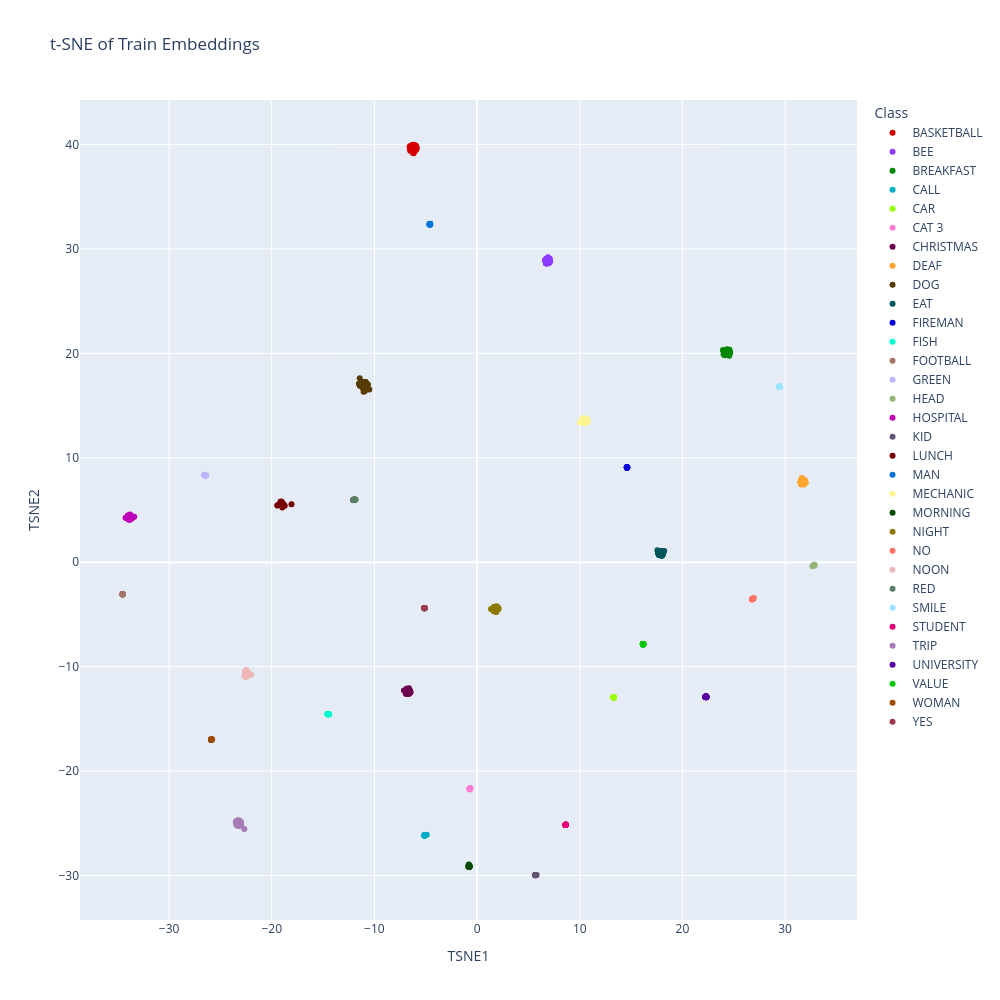

The code cell stored with this chart in its notebook:
### Code cell
embeddings = train["last_embeddings"]
labels = train["labels"]
id_to_label = train["id_to_label"]

class_names = [id_to_label[label] for label in labels]

tsne = TSNE(
    n_components=2,
    perplexity=30,
    learning_rate="auto",
    init="pca",
    random_state=42
)

embeddings_2d = tsne.fit_transform(embeddings)

df = pd.DataFrame({
    "TSNE1": embeddings_2d[:, 0],
    "TSNE2": embeddings_2d[:, 1],
    "Class": class_names
})

palette_32 = cc.glasbey[:32]

fig = px.scatter(
    df,
    x="TSNE1",
    y="TSNE2",
    color="Class",
    title="t-SNE of Train Embeddings",
    width=1000,
    height=1000,
    color_discrete_sequence=palette_32
)

fig.show()

### Figure 1 — Plotly figure (JSON) as saved in the notebook; plotly's stock layout.template omitted (floating-point values rounded to 4 significant figures)
{"data": [{"hovertemplate": "Class=BASKETBALL<br>TSNE1=%{x}<br>TSNE2=%{y}<extra></extra>", "legendgroup": "BASKETBALL", "marker": {"color": "#d60000", "symbol": "circle"}, "mode": "markers", "name": "BASKETBALL", "orientation": "v", "showlegend": true, "type": "scatter", "x": [-5.98, -6.574, -6.174, -6.072, -6.457, -6.525, -6.51, -5.935, -5.927, -6.024, -6.091, -6.513, -6.456, -6.244, -5.94, -6.297, -6.076, -6.191, -6.008, -6.221, -6.236, -6.461, -6.115, -5.903, -5.927, -6.474, -6.506, -6.421, -5.905, -6.529], "xaxis": "x", "y": [39.46, 39.78, 39.16, 39.95, 39.51, 39.57, 39.74, 39.85, 39.55, 39.46, 39.9, 39.4, 39.88, 39.97, 39.54, 39.95, 39.38, 39.96, 39.88, 39.19, 39.2, 39.85, 39.94, 39.72, 39.57, 39.48, 39.57, 39.43, 39.64, 39.78], "yaxis": "y"}, {"hovertemplate": "Class=BEE<br>TSNE1=%{x}<br>TSNE2=%{y}<extra></extra>", "legendgroup": "BEE", "marker": {"color": "#8c3bff", "symbol": "circle"}, "mode": "markers", "name": "BEE", "orientation": "v", "showlegend": true, "type": "scatter", "x": [6.946, 6.656, 6.746, 7.02, 6.721, 7.081, 6.617, 6.895, 6.767, 6.796, 6.63, 7.03, 6.797, 6.654, 6.973, 7.122, 6.721, 7.057, 7.075, 6.766, 6.896, 7.0, 6.714, 7.072, 7.046, 7.073], "xaxis": "x", "y": [29.09, 28.82, 29.02, 29.0, 29.04, 28.85, 28.92, 29.19, 29.07, 29.05, 28.88, 28.73, 28.73, 28.93, 28.67, 28.83, 28.59, 28.71, 29.03, 28.69, 28.61, 28.68, 28.59, 28.86, 29.08, 28.89], "yaxis": "y"}, {"hovertemplate": "Class=BREAKFAST<br>TSNE1=%{x}<br>TSNE2=%{y}<extra></extra>", "legendgroup": "BREAKFAST", "marker": {"color": "#018700", "symbol": "circle"}, "mode": "markers", "name": "BREAKFAST", "orientation": "v", "showlegend": true, "type": "scatter", "x": [24.43, 24.62, 24.0, 24.51, 24.59, 24.22, 24.24, 24.29, 24.65, 24.01, 23.95, 24.55, 24.1, 24.36, 24.47, 24.28, 24.18, 24.29, 24.17, 24.5, 24.27, 24.43, 24.31, 24.29, 24.28, 24.3], "xaxis": "x", "y": [20.37, 20.01, 20.23, 20.07, 20.35, 20.25, 20.09, 20.31, 20.07, 19.92, 20.32, 19.77, 19.81, 20.33, 20.22, 20.01, 20.06, 20.36, 19.96, 19.91, 20.24, 19.86, 20.3, 20.21, 20.06, 20.27], "yaxis": "y"}, {"hovertemplate": "Class=CALL<br>TSNE1=%{x}<br>TSNE2=%{y}<extra></extra>", "legendgroup": "CALL", "marker": {"color": "#00acc6", "symbol": "circle"}, "mode": "markers", "name": "CALL", "orientation": "v", "showlegend": true, "type": "scatter", "x": [-5.102, -5.103, -5.103, -5.115, -5.112, -5.107, -5.096, -5.12, -5.092, -5.103, -5.097, -5.132, -5.105, -5.108, -5.107, -4.906, -5.146, -5.151, -5.122], "xaxis": "x", "y": [-26.17, -26.17, -26.16, -26.16, -26.15, -26.16, -26.16, -26.15, -26.17, -26.16, -26.16, -26.16, -26.17, -26.16, -26.17, -26.11, -26.16, -26.17, -26.16], "yaxis": "y"}, {"hovertemplate": "Class=CAR<br>TSNE1=%{x}<br>TSNE2=%{y}<extra></extra>", "legendgroup": "CAR", "marker": {"color": "#97ff00", "symbol": "circle"}, "mode": "markers", "name": "CAR", "orientation": "v", "showlegend": true, "type": "scatter", "x": [13.3, 13.29, 13.28, 13.32, 13.3, 13.3, 13.31, 13.29, 13.29, 13.28, 13.31, 13.3, 13.31, 13.31, 13.3, 13.26, 13.3, 13.3, 13.29], "xaxis": "x", "y": [-12.95, -12.96, -12.95, -12.95, -12.96, -12.97, -12.95, -12.97, -12.96, -12.95, -12.94, -12.95, -12.95, -12.95, -12.95, -12.97, -12.95, -12.95, -12.95], "yaxis": "y"}, {"hovertemplate": "Class=CAT 3<br>TSNE1=%{x}<br>TSNE2=%{y}<extra></extra>", "legendgroup": "CAT 3", "marker": {"color": "#ff7ed1", "symbol": "circle"}, "mode": "markers", "name": "CAT 3", "orientation": "v", "showlegend": true, "type": "scatter", "x": [-0.7157, -0.6839, -0.7059, -0.6907, -0.7167, -0.7168, -0.7059, -0.6672, -0.7246, -0.675, -0.731, -0.7098, -0.6785, -0.7207, -0.6852, -0.639, -0.6906, -0.7215, -0.7116, -0.6942, -0.7337], "xaxis": "x", "y": [-21.73, -21.67, -21.72, -21.73, -21.74, -21.71, -21.74, -21.68, -21.73, -21.69, -21.68, -21.74, -21.68, -21.71, -21.69, -21.62, -21.66, -21.73, -21.71, -21.72, -21.7], "yaxis": "y"}, {"hovertemplate": "Class=CHRISTMAS<br>TSNE1=%{x}<br>TSNE2=%{y}<extra></extra>", "legendgroup": "CHRISTMAS", "marker": {"color": "#6b004f", "symbol": "circle"}, "mode": "markers", "name": "CHRISTMAS", "orientation": "v", "showlegend": true, "type": "scatter", "x": [-6.76, -6.84, -6.678, -6.937, -6.862, -6.888, -7.125, -6.956, -6.527, -6.536, -6.895, -6.6, -6.641, -6.837, -6.621, -6.773, -6.878, -6.922, -6.476, -6.545, -6.562, -6.894, -6.642, -6.935, -6.915, -6.632], "xaxis": "x", "y": [-12.19, -12.2, -12.58, -12.6, -12.21, -12.49, -12.3, -12.39, -12.38, -12.35, -12.25, -12.56, -12.08, -12.13, -12.6, -12.59, -12.13, -12.51, -12.46, -12.3, -12.3, -12.49, -12.15, -12.49, -12.61, -12.57], "yaxis": "y"}, {"hovertemplate": "Class=DEAF<br>TSNE1=%{x}<br>TSNE2=%{y}<extra></extra>", "legendgroup": "DEAF", "marker": {"color": "#ffa52f", "symbol": "circle"}, "mode": "markers", "name": "DEAF", "orientation": "v", "showlegend": true, "type": "scatter", "x": [31.58, 31.63, 31.83, 31.95, 32.01, 31.49, 31.78, 31.93, 31.81, 31.78, 31.53, 31.84, 31.6, 31.53, 31.56, 31.91, 31.84, 31.51, 31.83, 31.52, 31.55, 31.59, 31.53, 31.58, 31.82, 31.9], "xaxis": "x", "y": [7.846, 8.058, 7.521, 7.815, 7.603, 7.637, 7.893, 7.729, 7.867, 7.491, 7.796, 7.845, 7.495, 7.779, 7.43, 7.614, 7.436, 7.651, 7.856, 7.614, 7.486, 7.495, 7.776, 7.877, 7.518, 7.724], "yaxis": "y"}, {"hovertemplate": "Class=DOG<br>TSNE1=%{x}<br>TSNE2=%{y}<extra></extra>", "legendgroup": "DOG", "marker": {"color": "#573b00", "symbol": "circle"}, "mode": "markers", "name": "DOG", "orientation": "v", "showlegend": true, "type": "scatter", "x": [-11.17, -10.68, -10.97, -10.84, -10.88, -10.71, -11.06, -10.78, -10.78, -11.19, -10.63, -11.05, -10.75, -11.05, -11.14, -11.25, -11.22, -11.06, -11.43, -11.23, -10.85, -10.49, -11.52, -11.06, -11.16, -10.88, -11.43, -10.94, -11.09, -10.83], "xaxis": "x", "y": [16.93, 17.05, 16.86, 17.2, 17.25, 16.93, 16.31, 16.67, 16.96, 16.99, 16.98, 16.81, 16.96, 17.21, 16.7, 16.91, 16.8, 17.25, 16.9, 17.18, 17.23, 16.54, 17.08, 17.21, 16.8, 17.24, 17.61, 16.37, 17.17, 16.99], "yaxis": "y"}, {"hovertemplate": "Class=EAT<br>TSNE1=%{x}<br>TSNE2=%{y}<extra></extra>", "legendgroup": "EAT", "marker": {"color": "#005659", "symbol": "circle"}, "mode": "markers", "name": "EAT", "orientation": "v", "showlegend": true, "type": "scatter", "x": [17.95, 17.68, 17.73, 17.61, 18.08, 17.92, 18.06, 17.82, 17.61, 17.95, 18.04, 17.71, 17.91, 18.0, 18.03, 17.57, 17.89, 17.8, 17.74, 17.77, 18.13, 18.05, 17.65, 17.94, 17.98, 18.22], "xaxis": "x", "y": [1.048, 0.9373, 0.7243, 1.001, 0.7458, 1.019, 0.7073, 1.058, 0.8694, 0.6201, 1.003, 0.676, 0.6701, 0.7028, 0.6134, 1.15, 1.018, 0.6608, 0.685, 0.676, 0.8683, 0.8253, 0.8109, 1.022, 1.001, 1.073], "yaxis": "y"}, {"hovertemplate": "Class=FIREMAN<br>TSNE1=%{x}<br>TSNE2=%{y}<extra></extra>", "legendgroup": "FIREMAN", "marker": {"color": "#0000dd", "symbol": "circle"}, "mode": "markers", "name": "FIREMAN", "orientation": "v", "showlegend": true, "type": "scatter", "x": [14.63, 14.57, 14.6, 14.6, 14.61, 14.59, 14.59, 14.63, 14.61, 14.59, 14.6, 14.59, 14.61, 14.6, 14.6, 14.6, 14.59, 14.61, 14.59, 14.59], "xaxis": "x", "y": [9.073, 9.122, 9.072, 9.069, 9.073, 9.073, 9.074, 9.077, 9.1, 9.078, 9.075, 9.072, 9.074, 9.075, 9.071, 9.073, 9.074, 9.087, 9.069, 9.065], "yaxis": "y"}, {"hovertemplate": "Class=FISH<br>TSNE1=%{x}<br>TSNE2=%{y}<extra></extra>", "legendgroup": "FISH", "marker": {"color": "#00fdcf", "symbol": "circle"}, "mode": "markers", "name": "FISH", "orientation": "v", "showlegend": true, "type": "scatter", "x": [-14.41, -14.55, -14.57, -14.56, -14.55, -14.42, -14.54, -14.41, -14.54, -14.54, -14.52, -14.53, -14.46, -14.52, -14.55, -14.51, -14.48, -14.56, -14.53, -14.55, -14.46], "xaxis": "x", "y": [-14.56, -14.55, -14.56, -14.56, -14.56, -14.57, -14.55, -14.57, -14.54, -14.55, -14.54, -14.55, -14.55, -14.54, -14.54, -14.56, -14.57, -14.56, -14.55, -14.54, -14.56], "yaxis": "y"}, {"hovertemplate": "Class=FOOTBALL<br>TSNE1=%{x}<br>TSNE2=%{y}<extra></extra>", "legendgroup": "FOOTBALL", "marker": {"color": "#a17569", "symbol": "circle"}, "mode": "markers", "name": "FOOTBALL", "orientation": "v", "showlegend": true, "type": "scatter", "x": [-34.52, -34.52, -34.52, -34.52, -34.52, -34.52, -34.53, -34.52, -34.52, -34.51, -34.52, -34.52, -34.52, -34.52, -34.52, -34.52, -34.52, -34.52, -34.52, -34.52], "xaxis": "x", "y": [-3.076, -3.072, -3.075, -3.068, -3.076, -3.075, -3.071, -3.083, -3.081, -3.104, -3.059, -3.08, -3.073, -3.089, -3.071, -3.058, -3.085, -3.069, -3.075, -3.072], "yaxis": "y"}, {"hovertemplate": "Class=GREEN<br>TSNE1=%{x}<br>TSNE2=%{y}<extra></extra>", "legendgroup": "GREEN", "marker": {"color": "#bcb6ff", "symbol": "circle"}, "mode": "markers", "name": "GREEN", "orientation": "v", "showlegend": true, "type": "scatter", "x": [-26.55, -26.48, -26.5, -26.53, -26.54, -26.54, -26.37, -26.53, -26.53, -26.51, -26.5, -26.57, -26.53, -26.51, -26.52, -26.5, -26.47, -26.5, -26.51, -26.49, -26.51], "xaxis": "x", "y": [8.36, 8.338, 8.339, 8.32, 8.348, 8.294, 8.31, 8.318, 8.325, 8.337, 8.307, 8.369, 8.328, 8.323, 8.313, 8.293, 8.331, 8.327, 8.351, 8.304, 8.328], "yaxis": "y"}, {"hovertemplate": "Class=HEAD<br>TSNE1=%{x}<br>TSNE2=%{y}<extra></extra>", "legendgroup": "HEAD", "marker": {"color": "#95b577", "symbol": "circle"}, "mode": "markers", "name": "HEAD", "orientation": "v", "showlegend": true, "type": "scatter", "x": [32.82, 32.82, 32.82, 32.81, 32.67, 32.81, 32.82, 32.83, 32.82, 32.77, 32.81, 32.83, 32.83, 32.82, 32.82, 32.85, 32.81, 32.81, 32.85, 32.82, 32.8], "xaxis": "x", "y": [-0.2839, -0.2967, -0.2925, -0.2778, -0.3919, -0.2854, -0.2864, -0.2763, -0.2925, -0.3209, -0.2925, -0.2706, -0.2778, -0.2853, -0.2732, -0.2526, -0.3086, -0.2868, -0.2545, -0.2822, -0.2893], "yaxis": "y"}, {"hovertemplate": "Class=HOSPITAL<br>TSNE1=%{x}<br>TSNE2=%{y}<extra></extra>", "legendgroup": "HOSPITAL", "marker": {"color": "#bf03b8", "symbol": "circle"}, "mode": "markers", "name": "HOSPITAL", "orientation": "v", "showlegend": true, "type": "scatter", "x": [-33.94, -33.79, -33.93, -33.77, -34.05, -33.96, -33.82, -34.0, -33.85, -33.88, -33.96, -33.6, -33.95, -33.82, -33.9, -33.99, -33.49, -33.49, -33.86, -33.62, -33.39, -34.24, -34.01, -33.73, -34.13, -33.81], "xaxis": "x", "y": [4.137, 4.563, 4.126, 4.427, 4.385, 4.457, 4.089, 4.171, 4.077, 4.08, 4.464, 4.225, 4.467, 4.439, 4.068, 4.438, 4.323, 4.347, 4.107, 4.235, 4.342, 4.255, 4.446, 4.101, 4.21, 4.461], "yaxis": "y"}, {"hovertemplate": "Class=KID<br>TSNE1=%{x}<br>TSNE2=%{y}<extra></extra>", "legendgroup": "KID", "marker": {"color": "#645474", "symbol": "circle"}, "mode": "markers", "name": "KID", "orientation": "v", "showlegend": true, "type": "scatter", "x": [5.692, 5.704, 5.697, 5.699, 5.694, 5.692, 5.684, 5.693, 5.697, 5.716, 5.71, 5.696, 5.681, 5.683, 5.625, 5.717, 5.69, 5.703, 5.686, 5.796], "xaxis": "x", "y": [-29.96, -29.97, -29.97, -29.97, -29.97, -29.96, -29.97, -29.96, -29.96, -29.97, -29.97, -29.97, -29.96, -29.97, -29.98, -29.97, -29.97, -29.97, -29.96, -29.97], "yaxis": "y"}, {"hovertemplate": "Class=LUNCH<br>TSNE1=%{x}<br>TSNE2=%{y}<extra></extra>", "legendgroup": "LUNCH", "marker": {"color": "#790000", "symbol": "circle"}, "mode": "markers", "name": "LUNCH", "orientation": "v", "showlegend": true, "type": "scatter", "x": [-18.96, -19.43, -18.08, -18.97, -19.11, -19.2, -18.91, -19.11, -18.88, -19.46, -19.15, -19.03, -19.08, -18.73, -19.12, -18.95, -19.19, -19.14, -19.16, -19.07, -19.16, -19.15, -19.0, -19.11, -18.96], "xaxis": "x", "y": [5.579, 5.442, 5.544, 5.234, 5.543, 5.574, 5.605, 5.764, 5.559, 5.436, 5.453, 5.778, 5.762, 5.407, 5.542, 5.535, 5.522, 5.677, 5.54, 5.719, 5.482, 5.757, 5.624, 5.803, 5.565], "yaxis": "y"}, {"hovertemplate": "Class=MAN<br>TSNE1=%{x}<br>TSNE2=%{y}<extra></extra>", "legendgroup": "MAN", "marker": {"color": "#0774d8", "symbol": "circle"}, "mode": "markers", "name": "MAN", "orientation": "v", "showlegend": true, "type": "scatter", "x": [-4.599, -4.589, -4.597, -4.653, -4.594, -4.613, -4.595, -4.601, -4.585, -4.605, -4.599, -4.585, -4.56, -4.611, -4.597, -4.593, -4.585, -4.566, -4.608, -4.598, -4.605], "xaxis": "x", "y": [32.39, 32.37, 32.35, 32.34, 32.36, 32.36, 32.36, 32.37, 32.37, 32.38, 32.37, 32.37, 32.41, 32.34, 32.36, 32.35, 32.38, 32.32, 32.37, 32.36, 32.35], "yaxis": "y"}, {"hovertemplate": "Class=MECHANIC<br>TSNE1=%{x}<br>TSNE2=%{y}<extra></extra>", "legendgroup": "MECHANIC", "marker": {"color": "#fdf490", "symbol": "circle"}, "mode": "markers", "name": "MECHANIC", "orientation": "v", "showlegend": true, "type": "scatter", "x": [10.63, 10.64, 10.35, 10.01, 10.27, 10.7, 10.71, 10.39, 10.63, 10.4, 10.76, 10.57, 10.34, 10.34, 10.29, 10.66, 10.27, 10.47, 10.77, 10.64, 10.44, 10.51, 10.51, 10.36, 10.56, 10.57], "xaxis": "x", "y": [13.69, 13.69, 13.78, 13.38, 13.68, 13.47, 13.56, 13.37, 13.73, 13.36, 13.45, 13.36, 13.66, 13.67, 13.53, 13.65, 13.63, 13.73, 13.55, 13.38, 13.34, 13.33, 13.72, 13.39, 13.33, 13.29], "yaxis": "y"}, {"hovertemplate": "Class=MORNING<br>TSNE1=%{x}<br>TSNE2=%{y}<extra></extra>", "legendgroup": "MORNING", "marker": {"color": "#004b00", "symbol": "circle"}, "mode": "markers", "name": "MORNING", "orientation": "v", "showlegend": true, "type": "scatter", "x": [-0.7391, -0.7329, -0.7577, -0.7966, -0.7633, -0.7679, -0.7664, -0.7367, -0.7741, -0.7728, -0.7639, -0.7412, -0.763, -0.8059, -0.7544, -0.7619, -0.7652, -0.7286, -0.8198, -0.7804, -0.8698], "xaxis": "x", "y": [-29.12, -29.11, -29.12, -29.15, -29.15, -29.16, -29.13, -29.1, -29.11, -29.13, -29.11, -29.11, -29.13, -28.95, -29.11, -29.08, -29.12, -29.18, -29.03, -29.17, -29.17], "yaxis": "y"}, {"hovertemplate": "Class=NIGHT<br>TSNE1=%{x}<br>TSNE2=%{y}<extra></extra>", "legendgroup": "NIGHT", "marker": {"color": "#8e7900", "symbol": "circle"}, "mode": "markers", "name": "NIGHT", "orientation": "v", "showlegend": true, "type": "scatter", "x": [1.776, 1.584, 2.103, 2.045, 1.661, 1.819, 1.875, 1.834, 1.668, 1.601, 1.63, 1.976, 1.703, 2.016, 1.668, 1.993, 1.896, 1.963, 1.718, 1.907, 1.841, 1.783, 1.673, 1.974, 1.633, 1.357], "xaxis": "x", "y": [-4.706, -4.435, -4.449, -4.481, -4.325, -4.243, -4.749, -4.763, -4.603, -4.675, -4.404, -4.416, -4.316, -4.51, -4.698, -4.536, -4.303, -4.268, -4.319, -4.241, -4.669, -4.295, -4.652, -4.553, -4.284, -4.493], "yaxis": "y"}, {"hovertemplate": "Class=NO<br>TSNE1=%{x}<br>TSNE2=%{y}<extra></extra>", "legendgroup": "NO", "marker": {"color": "#ff7266", "symbol": "circle"}, "mode": "markers", "name": "NO", "orientation": "v", "showlegend": true, "type": "scatter", "x": [26.8, 26.78, 26.8, 26.81, 26.95, 26.83, 26.78, 26.79, 26.82, 26.82, 26.82, 26.83, 26.8, 26.82, 26.81, 26.82, 26.85, 26.84, 26.82, 26.81], "xaxis": "x", "y": [-3.559, -3.562, -3.552, -3.527, -3.443, -3.522, -3.571, -3.56, -3.519, -3.529, -3.533, -3.527, -3.54, -3.513, -3.532, -3.532, -3.53, -3.527, -3.522, -3.536], "yaxis": "y"}, {"hovertemplate": "Class=NOON<br>TSNE1=%{x}<br>TSNE2=%{y}<extra></extra>", "legendgroup": "NOON", "marker": {"color": "#edb8b8", "symbol": "circle"}, "mode": "markers", "name": "NOON", "orientation": "v", "showlegend": true, "type": "scatter", "x": [-22.56, -22.0, -22.57, -22.47, -22.58, -22.5, -22.46, -22.52, -22.38, -22.35, -22.66, -22.34, -22.26, -22.59, -22.6, -22.31, -22.32, -22.33, -22.28, -22.51, -22.42, -22.56, -22.25, -22.59, -22.58], "xaxis": "x", "y": [-10.68, -10.78, -10.78, -10.31, -10.8, -10.96, -11.0, -10.6, -10.61, -10.62, -10.93, -10.83, -10.77, -10.69, -10.46, -10.83, -10.79, -10.55, -10.61, -10.57, -10.84, -10.58, -10.67, -10.62, -10.59], "yaxis": "y"}, {"hovertemplate": "Class=RED<br>TSNE1=%{x}<br>TSNE2=%{y}<extra></extra>", "legendgroup": "RED", "marker": {"color": "#5d7e66", "symbol": "circle"}, "mode": "markers", "name": "RED", "orientation": "v", "showlegend": true, "type": "scatter", "x": [-12.01, -11.84, -11.97, -12.09, -11.98, -12.04, -12.01, -11.86, -11.97, -12.03, -12.03, -11.95, -11.93, -12.01, -11.97, -11.99, -12.01, -12.02, -11.98, -11.93, -11.97], "xaxis": "x", "y": [5.975, 5.999, 5.981, 5.957, 5.985, 5.979, 5.989, 5.993, 5.993, 5.98, 5.95, 5.983, 5.979, 5.968, 5.923, 5.988, 5.959, 5.965, 5.986, 5.954, 5.997], "yaxis": "y"}, {"hovertemplate": "Class=SMILE<br>TSNE1=%{x}<br>TSNE2=%{y}<extra></extra>", "legendgroup": "SMILE", "marker": {"color": "#9ae4ff", "symbol": "circle"}, "mode": "markers", "name": "SMILE", "orientation": "v", "showlegend": true, "type": "scatter", "x": [29.43, 29.43, 29.44, 29.43, 29.41, 29.42, 29.43, 29.45, 29.44, 29.43, 29.43, 29.44, 29.44, 29.44, 29.41, 29.44, 29.42, 29.43, 29.44, 29.44, 29.44], "xaxis": "x", "y": [16.8, 16.79, 16.79, 16.81, 16.83, 16.8, 16.81, 16.78, 16.8, 16.79, 16.8, 16.79, 16.79, 16.79, 16.8, 16.78, 16.81, 16.79, 16.79, 16.79, 16.8], "yaxis": "y"}, {"hovertemplate": "Class=STUDENT<br>TSNE1=%{x}<br>TSNE2=%{y}<extra></extra>", "legendgroup": "STUDENT", "marker": {"color": "#eb0077", "symbol": "circle"}, "mode": "markers", "name": "STUDENT", "orientation": "v", "showlegend": true, "type": "scatter", "x": [8.619, 8.625, 8.628, 8.622, 8.627, 8.624, 8.64, 8.627, 8.622, 8.628, 8.624, 8.623, 8.634, 8.624, 8.628, 8.633, 8.62, 8.632, 8.608, 8.622], "xaxis": "x", "y": [-25.17, -25.16, -25.16, -25.17, -25.14, -25.14, -25.13, -25.15, -25.16, -25.15, -25.16, -25.16, -25.14, -25.16, -25.16, -25.13, -25.15, -25.15, -25.15, -25.17], "yaxis": "y"}, {"hovertemplate": "Class=TRIP<br>TSNE1=%{x}<br>TSNE2=%{y}<extra></extra>", "legendgroup": "TRIP", "marker": {"color": "#a57bb8", "symbol": "circle"}, "mode": "markers", "name": "TRIP", "orientation": "v", "showlegend": true, "type": "scatter", "x": [-23.17, -23.44, -23.0, -23.0, -23.0, -23.3, -23.35, -23.42, -23.31, -23.37, -23.12, -22.98, -23.49, -23.4, -23.0, -23.04, -23.07, -23.39, -23.43, -23.38, -23.33, -23.1, -23.02, -23.42, -23.22, -23.34, -22.67], "xaxis": "x", "y": [-24.75, -24.85, -25.07, -24.94, -25.02, -24.73, -24.76, -25.16, -25.23, -25.16, -25.25, -25.07, -24.84, -25.1, -24.93, -24.91, -24.84, -25.14, -25.11, -25.15, -24.74, -24.81, -25.22, -25.08, -25.23, -24.79, -25.55], "yaxis": "y"}, {"hovertemplate": "Class=UNIVERSITY<br>TSNE1=%{x}<br>TSNE2=%{y}<extra></extra>", "legendgroup": "UNIVERSITY", "marker": {"color": "#5900a3", "symbol": "circle"}, "mode": "markers", "name": "UNIVERSITY", "orientation": "v", "showlegend": true, "type": "scatter", "x": [22.26, 22.33, 22.33, 22.3, 22.32, 22.27, 22.32, 22.29, 22.31, 22.32, 22.21, 22.29, 22.23, 22.23, 22.35, 22.26, 22.21, 22.25, 22.29, 22.27, 22.35], "xaxis": "x", "y": [-12.9, -12.91, -12.95, -12.88, -12.91, -12.92, -12.89, -12.85, -12.89, -12.87, -12.9, -12.9, -12.89, -12.87, -12.92, -12.92, -12.89, -12.89, -12.9, -12.93, -12.87], "yaxis": "y"}, {"hovertemplate": "Class=VALUE<br>TSNE1=%{x}<br>TSNE2=%{y}<extra></extra>", "legendgroup": "VALUE", "marker": {"color": "#03c600", "symbol": "circle"}, "mode": "markers", "name": "VALUE", "orientation": "v", "showlegend": true, "type": "scatter", "x": [16.18, 16.19, 16.16, 16.16, 16.15, 16.19, 16.19, 16.13, 16.14, 16.14, 16.16, 16.18, 16.15, 16.15, 16.2, 16.15, 16.15, 16.21, 16.19, 16.16], "xaxis": "x", "y": [-7.884, -7.845, -7.847, -7.877, -7.857, -7.887, -7.872, -7.838, -7.814, -7.86, -7.849, -7.839, -7.862, -7.843, -7.888, -7.887, -7.856, -7.861, -7.862, -7.878], "yaxis": "y"}, {"hovertemplate": "Class=WOMAN<br>TSNE1=%{x}<br>TSNE2=%{y}<extra></extra>", "legendgroup": "WOMAN", "marker": {"color": "#9e4b00", "symbol": "circle"}, "mode": "markers", "name": "WOMAN", "orientation": "v", "showlegend": true, "type": "scatter", "x": [-25.91, -25.91, -25.92, -25.91, -25.91, -25.9, -25.87, -25.9, -25.85, -25.9, -25.91, -25.9, -25.88, -25.85, -25.88, -25.88, -25.89, -25.8, -25.88, -25.9, -25.86], "xaxis": "x", "y": [-17.01, -17.01, -17.01, -16.99, -17.01, -17.0, -16.98, -17.0, -16.96, -16.99, -17.0, -17.01, -16.99, -17.02, -16.98, -17.0, -16.99, -16.95, -16.98, -16.98, -16.98], "yaxis": "y"}, {"hovertemplate": "Class=YES<br>TSNE1=%{x}<br>TSNE2=%{y}<extra></extra>", "legendgroup": "YES", "marker": {"color": "#9c3b4f", "symbol": "circle"}, "mode": "markers", "name": "YES", "orientation": "v", "showlegend": true, "type": "scatter", "x": [-5.124, -5.129, -5.141, -5.133, -5.139, -5.13, -5.151, -5.121, -5.103, -5.125, -5.1, -5.134, -5.146, -5.129, -5.126, -5.135, -5.132, -5.151, -5.145, -5.133], "xaxis": "x", "y": [-4.4, -4.408, -4.399, -4.408, -4.396, -4.397, -4.4, -4.399, -4.399, -4.402, -4.388, -4.411, -4.393, -4.448, -4.393, -4.394, -4.395, -4.395, -4.404, -4.392], "yaxis": "y"}], "layout": {"height": 1000, "legend": {"title": {"text": "Class"}, "tracegroupgap": 0}, "title": {"text": "t-SNE of Train Embeddings"}, "width": 1000, "xaxis": {"anchor": "y", "domain": [0, 1], "title": {"text": "TSNE1"}}, "yaxis": {"anchor": "x", "domain": [0, 1], "title": {"text": "TSNE2"}}}}
